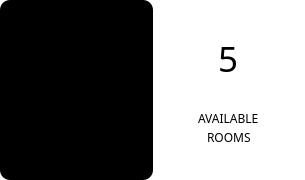
                  <widget class="QWidget" name="widget_20" native="true">
                   <property name="sizePolicy">
                    <sizepolicy hsizetype="Preferred" vsizetype="Preferred">
                     <horstretch>0</horstretch>
                     <verstretch>125</verstretch>
                    </sizepolicy>
                   </property>
                   <property name="minimumSize">
                    <size>
                     <width>305</width>
                     <height>160</height>
                    </size>
                   </property>
                   <property name="maximumSize">
                    <size>
                     <width>16777215</width>
                     <height>180</height>
                    </size>
                   </property>
                   <property name="styleSheet">
                    <string notr="true">background-color: rgb(255, 255, 255);
border-radius: 10px;
border: none;</string>
                   </property>
                   <layout class="QHBoxLayout" name="horizontalLayout_27">
                    <property name="spacing">
                     <number>0</number>
                    </property>
                    <property name="leftMargin">
                     <number>0</number>
                    </property>
                    <property name="topMargin">
                     <number>0</number>
                    </property>
                    <property name="rightMargin">
                     <number>0</number>
                    </property>
                    <property name="bottomMargin">
                     <number>0</number>
                    </property>
                    <item>
                     <widget class="QWidget" name="widget_43" native="true">
                      <property name="sizePolicy">
                       <sizepolicy hsizetype="MinimumExpanding" vsizetype="MinimumExpanding">
                        <horstretch>0</horstretch>
                        <verstretch>0</verstretch>
                       </sizepolicy>
                      </property>
                      <property name="styleSheet">
                       <string notr="true">background-color: rgb(0, 0, 0);</string>
                      </property>
                      <layout class="QGridLayout" name="gridLayout_27">
                       <property name="leftMargin">
                        <number>15</number>
                       </property>
                       <property name="topMargin">
                        <number>10</number>
                       </property>
                       <property name="rightMargin">
                        <number>15</number>
                       </property>
                       <property name="bottomMargin">
                        <number>10</number>
                       </property>
                       <property name="spacing">
                        <number>0</number>
                       </property>
                       <item row="0" column="0" alignment="Qt::AlignHCenter|Qt::AlignVCenter">
                        <widget class="QLabel" name="label_33">
                         <property name="sizePolicy">
                          <sizepolicy hsizetype="Fixed" vsizetype="Fixed">
                           <horstretch>0</horstretch>
                           <verstretch>0</verstretch>
                          </sizepolicy>
                         </property>
                         <property name="minimumSize">
                          <size>
                           <width>80</width>
                           <height>80</height>
                          </size>
                         </property>
                         <property name="maximumSize">
                          <size>
                           <width>100</width>
                           <height>100</height>
                          </size>
                         </property>
                         <property name="styleSheet">
                          <string notr="true"/>
                         </property>
                         <property name="text">
                          <string/>
                         </property>
                         <property name="pixmap">
                          <pixmap>d_icon_avail.png</pixmap>
                         </property>
                         <property name="scaledContents">
                          <bool>true</bool>
                         </property>
                        </widget>
                       </item>
                      </layout>
                     </widget>
                    </item>
                    <item>
                     <widget class="QWidget" name="widget_44" native="true">
                      <property name="sizePolicy">
                       <sizepolicy hsizetype="Expanding" vsizetype="Expanding">
                        <horstretch>0</horstretch>
                        <verstretch>0</verstretch>
                       </sizepolicy>
                      </property>
                      <layout class="QVBoxLayout" name="verticalLayout_12">
                       <property name="spacing">
                        <number>2</number>
                       </property>
                       <item>
                        <spacer name="verticalSpacer_5">
                         <property name="orientation">
                          <enum>Qt::Vertical</enum>
                         </property>
                         <property name="sizeHint" stdset="0">
                          <size>
                           <width>20</width>
                           <height>40</height>
                          </size>
                         </property>
                        </spacer>
                       </item>
                       <item alignment="Qt::AlignHCenter">
                        <widget class="QLabel" name="lblAvailRooms">
                         <property name="font">
                          <font>
                           <family>Century Gothic</family>
                           <pointsize>26</pointsize>
                           <weight>50</weight>
                           <italic>false</italic>
                           <bold>false</bold>
                          </font>
                         </property>
                         <property name="styleSheet">
                          <string notr="true"/>
                         </property>
                         <property name="text">
                          <string>5</string>
                         </property>
                        </widget>
                       </item>
                       <item>
                        <spacer name="verticalSpacer_8">
                         <property name="orientation">
                          <enum>Qt::Vertical</enum>
                         </property>
                         <property name="sizeHint" stdset="0">
                          <size>
                           <width>20</width>
                           <height>40</height>
                          </size>
                         </property>
                        </spacer>
                       </item>
                       <item alignment="Qt::AlignHCenter">
                        <widget class="QLabel" name="label_75">
                         <property name="font">
                          <font>
                           <family>Century Gothic</family>
                           <pointsize>9</pointsize>
                           <weight>50</weight>
                           <bold>false</bold>
                          </font>
                         </property>
                         <property name="text">
                          <string>AVAILABLE</string>
                         </property>
                        </widget>
                       </item>
                       <item alignment="Qt::AlignHCenter">
                        <widget class="QLabel" name="label_14">
                         <property name="font">
                          <font>
                           <family>Century Gothic</family>
                           <pointsize>9</pointsize>
                          </font>
                         </property>
                         <property name="text">
                          <string>ROOMS</string>
                         </property>
                        </widget>
                       </item>
                       <item>
                        <spacer name="verticalSpacer_15">
                         <property name="orientation">
                          <enum>Qt::Vertical</enum>
                         </property>
                         <property name="sizeHint" stdset="0">
                          <size>
                           <width>20</width>
                           <height>40</height>
                          </size>
                         </property>
                        </spacer>
                       </item>
                      </layout>
                     </widget>
                    </item>
                   </layout>
                  </widget>
